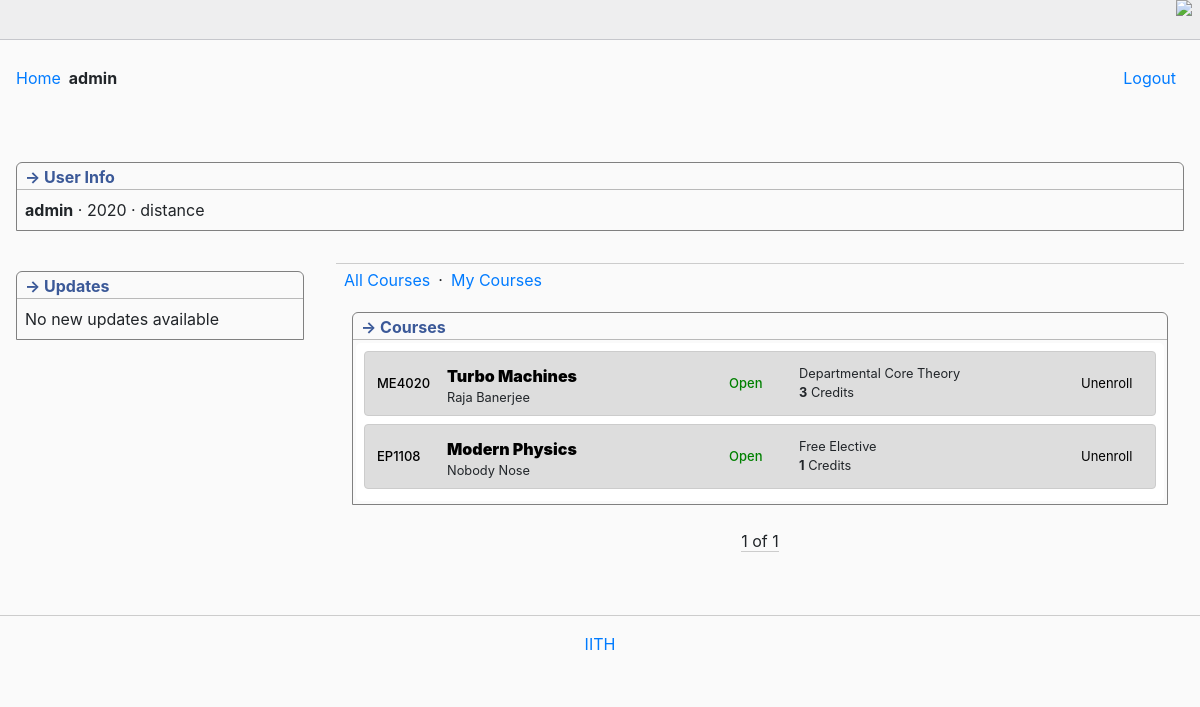
Before: /mycourses (signed in) with the older database file.
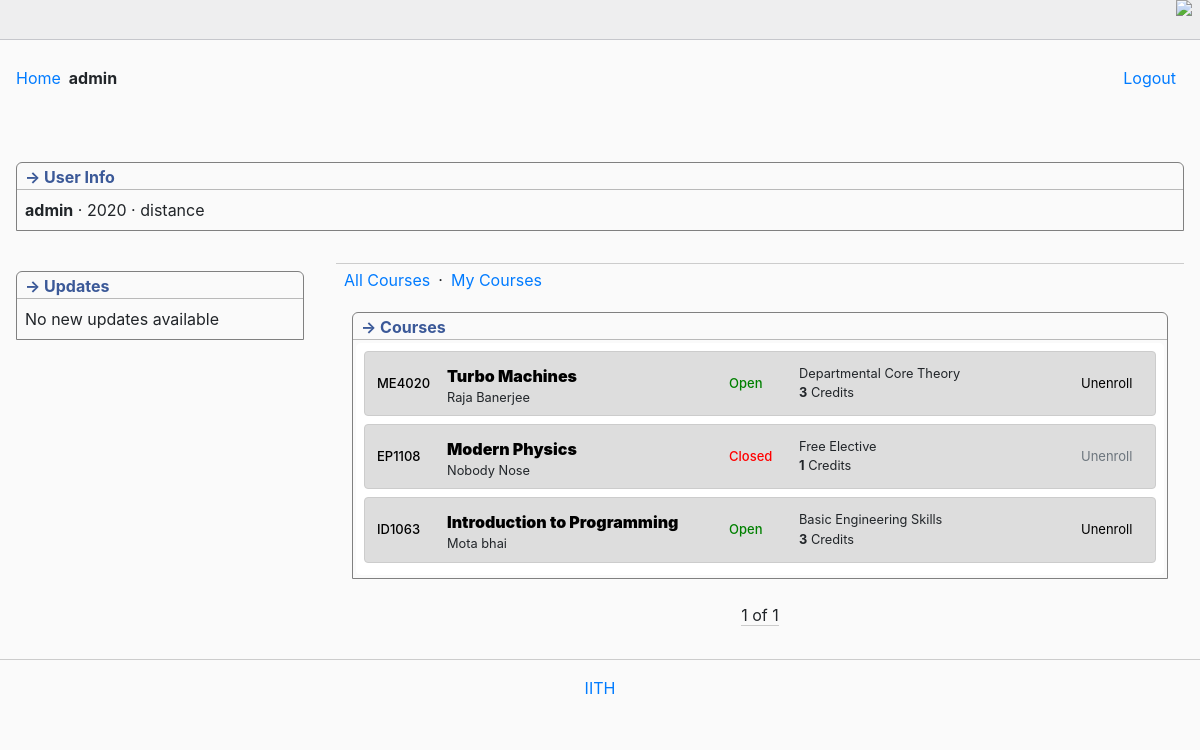
After: the same page with the newer database file.
### sle/models.py (models this page shows, shortened)
class Course(models.Model):
    course_code = models.CharField(max_length=64)
    title = models.CharField(max_length=200)
    tutor = models.CharField(max_length=200, blank=True)
    status = models.BooleanField(default=True)
    credit = models.IntegerField(default=1)
    elective_type_choices = {
        'Liberal Arts': 'LA',
        'Departmental Core Theory': 'DCT',
        'Departmental Core Lab': 'DCL',
        'Free Elective': 'FE',
        'Basic Science': 'BS',
        'Basic Engineering Skills': 'BES',
        'Additional': 'Additional',
        'Departmental Elective': 'DE',
    }
    elective_type = models.CharField(max_length=60, default='LA', choices=elective_type_choices)
    registered_students = models.ManyToManyField(User, blank=True, related_name='ongoing')
    finished_course = models.ManyToManyField(User, blank=True)

### sle/views.py (the view)
# urls.py: path('mycourses', views.mycourses, name='mycourses'),
def mycourses(req):
    courses = Course.objects.all()
    ulist = []
    for course in courses:
        if req.user in course.registered_students.all():
            ulist.append(course)
    paginator = Paginator(ulist, 20)
    page_number = req.GET.get("page")
    page_obj = paginator.get_page(page_number)
    updates = Update.objects.last()
    return render(req, 'sle/mycourses.html', {
        'courses': page_obj,
        'news': updates
    })

### sle/templates/sle/mycourses.html (shortened to what this page needs)
{% extends 'sle/layout.html' %}
{% block body %}
<div class="flexit">
    <div id="sidebar">
        <div class="boxit borderTopRound">
            <div class="caption titled">&rightarrow; Updates</div>
            <div style="padding: 0.5rem;">
                {% if news %}
                    <strong>{{news.topic}}</strong>
                    <p>{{news.news}}</p>
                {% else %}
                    No new updates available
                {% endif %}
            </div>
        </div>
    </div>
    <div class="pagecontent">
        <div class="second-level-menu">
            <li><a href="{% url 'index' %}">All Courses</a></li>
            <li>&CenterDot;</li>
            <li><a href="{% url 'mycourses' %}">My Courses</a></li>
        </div>
        <div class="boxit borderTopRound">
            <div class="caption titled">
                &rightarrow; Courses
            </div>
            <div class="dkwod">
                {% for course in courses %}
                <div class="courses">
                    <div class="med">
                        <a href="#">{{ course.course_code }}</a>
                    </div>
                    <div class="column-flex">
                        <a style="font-weight: 900;" href="#">{{ course.title }}</a>
                        <small>{{ course.tutor }}</small>
                    </div>
                    <div class="med">
                        {% if course.status %}
                        <div style="color: green;">
                            Open
                        </div>
                        {% else %}
                        <div style="color: red;">
                            Closed
                        </div>
                        {% endif %}
                    </div>
                    <div class="column-flex">
                        <small>
                            {{ course.elective_type }}
                        </small>
                        <small><strong>{{ course.credit }}</strong> Credits</small>
                    </div>
                    <div class="med">
                        {% if course.status %}
                            <a class="btn-link" href="{% url 'unenroll' course_id=course.id %}">Unenroll</a>
                        {% else %}
                            <a class="btn-link disabled" href="#">Unenroll</a>
                        {% endif %}
                    </div>
                </div>
                {% empty %}
                <div class="courses">
                    Nothing here
                </div>
                {% endfor %}
            </div>
        </div>
        <div class="pagination">
            <span class="step-links">
                <span class="current">
                    {{ courses.number }} of {{ courses.paginator.num_pages }}
                </span>
            </span>
        </div>
    </div>
</div>
{% endblock %}

Changed rows visible on the page:
changed Course "Modern Physics": status "Open" → "Closed"
added Course: course_code "ID1063", title "Introduction to Programming", tutor "Mota bhai", status "Open", elective_type "Basic Engineering Skills", credit "3"
